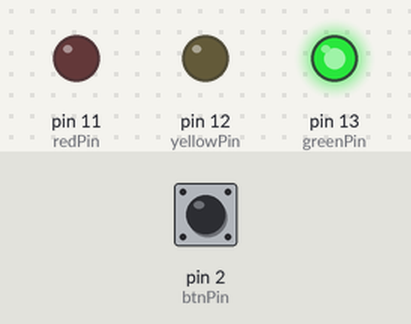
Recording of a sketch running on a simulated Arduino Uno, built with avr-gcc and run on an emulated ATmega328P. Shown: output pins drawn as LEDs (lit = HIGH). Inputs (shaded band) come from the test bench; at power-on: pin 2 (btnPin) LOW. What the sketch prints to the serial monitor is not drawn.

Above: at 1.2 s.
1.3 s: pin 2 (btnPin) pulled HIGH for 0.15 s
At 2.1 s:
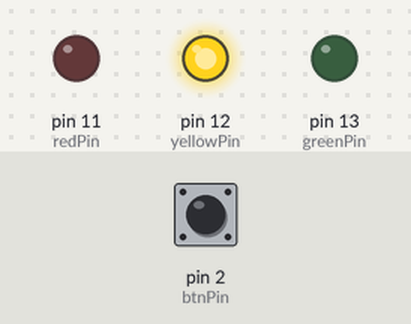
At 3.4 s:
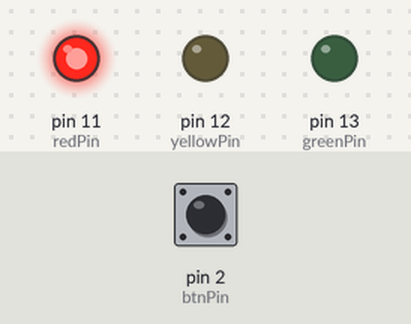
4.4 s: pin 2 (btnPin) pulled HIGH for 3.2 s
At 14.2 s:
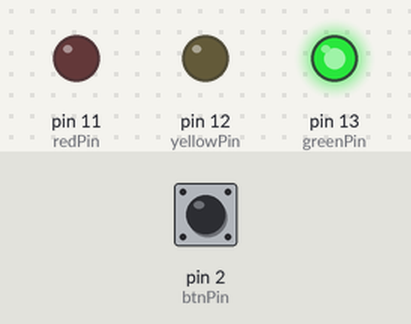
Timing chart, 0 to 15.7 s (numbered marks = the images above; inputs shaded):
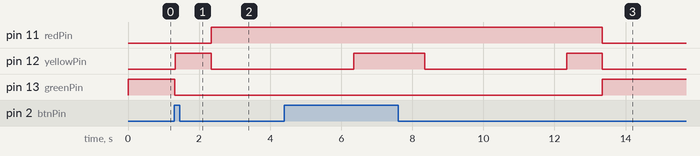

Measured:
- after the input at 1.3 s, pin 11 (redPin): LOW → HIGH after 1.0 s; pin 12 (yellowPin): LOW → HIGH at once, → LOW 1.0 s later; pin 13 (greenPin): HIGH → LOW at once
- after the input at 4.4 s, pin 11 (redPin): HIGH → LOW after 8.9 s instead of 2.9 s; pin 13 (greenPin): LOW → HIGH after 8.9 s instead of 2.9 s

The sketch:

TrafficLightWithButton.ino
```cpp
const int btnPin = 2;
const int greenPin = 13;
const int yellowPin = 12;
const int redPin = 11;

int btnState = 0;

void setup() {
  // put your main code here, to run repeatedly:
  Serial.begin(9600);
  pinMode(btnPin, INPUT);
  pinMode(greenPin, OUTPUT);
  pinMode(yellowPin, OUTPUT);
  pinMode(redPin, OUTPUT);

}

void loop() {
  btnState = digitalRead(btnPin);


  if (btnState == HIGH) {

    ledOff(greenPin);
    ledOn(yellowPin);
          delay(1000);
          ledOff(yellowPin);
          ledOn(redPin);
          delay(4000);
          ledOn(yellowPin);
          delay(1000);
  } else {
    ledOff(redPin);
    ledOff(yellowPin);
    ledOn(greenPin);
  }
}

void ledOn(int pin) {
  digitalWrite(pin, HIGH);
  Serial.print("LedPin : ");
  Serial.print(pin);
  Serial.print(" is On");
}
void ledOff(int pin) {
  digitalWrite (pin, LOW);
  Serial.print("Ledpin : ");
  Serial.print(pin);
  Serial.print(" is Off");

}
void blinkLed(int pin, int millisec) {
  ledOn(pin);
  delay(millisec);
  ledOff(pin);
  delay(millisec);
}
```
